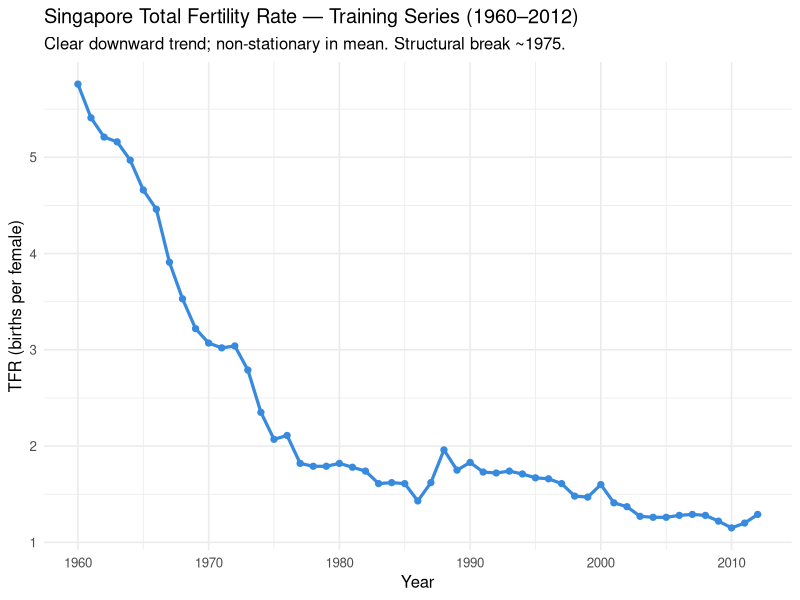
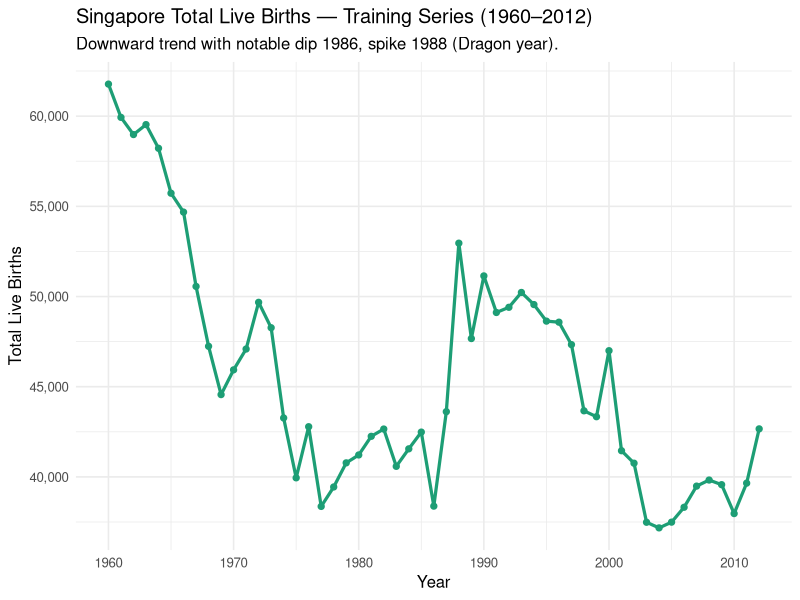
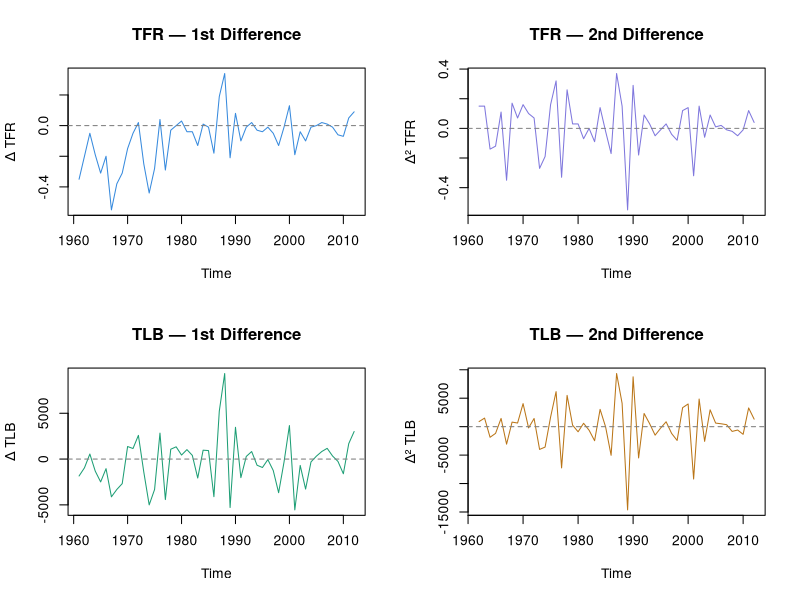
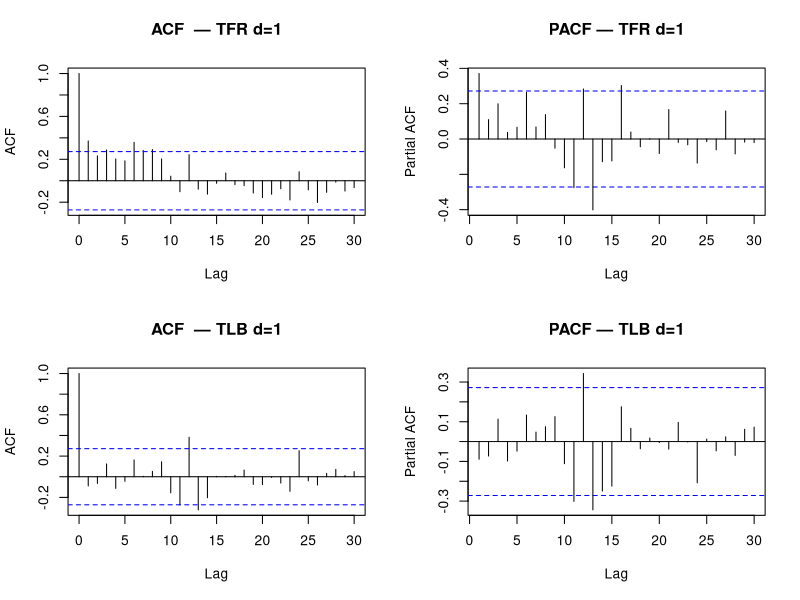
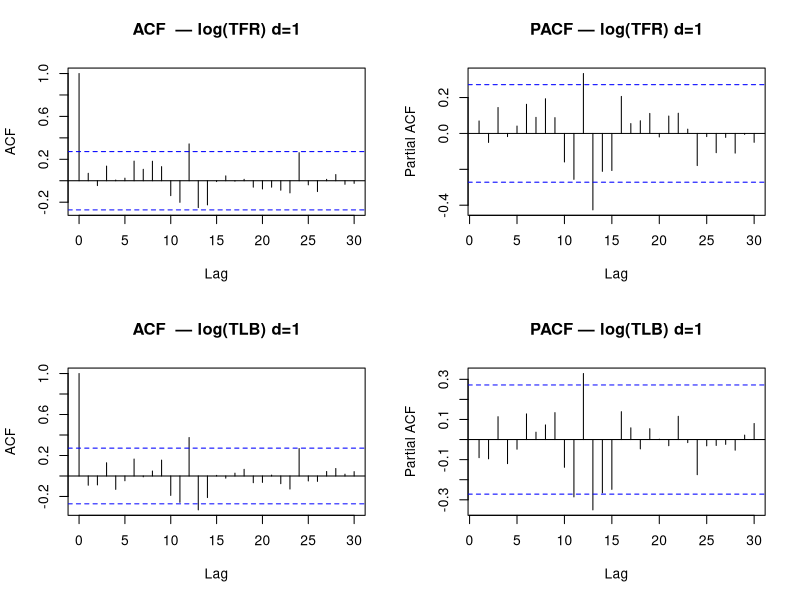
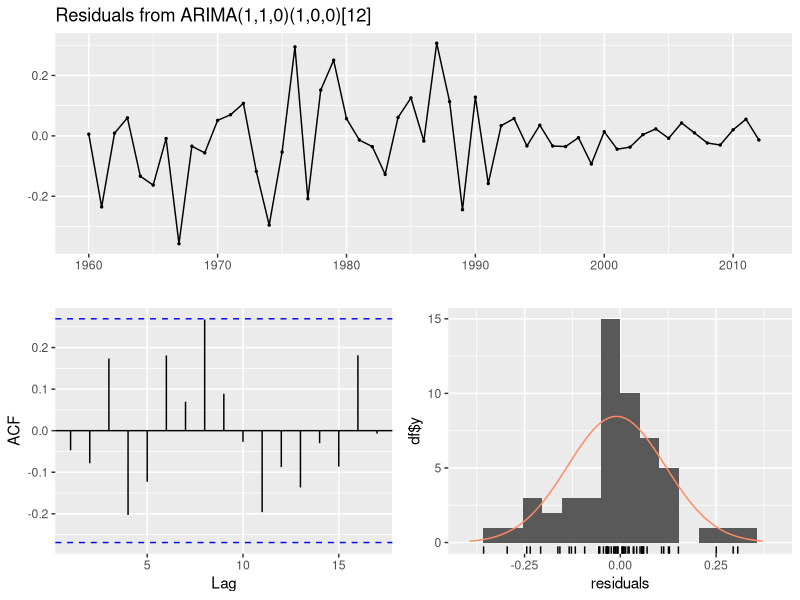
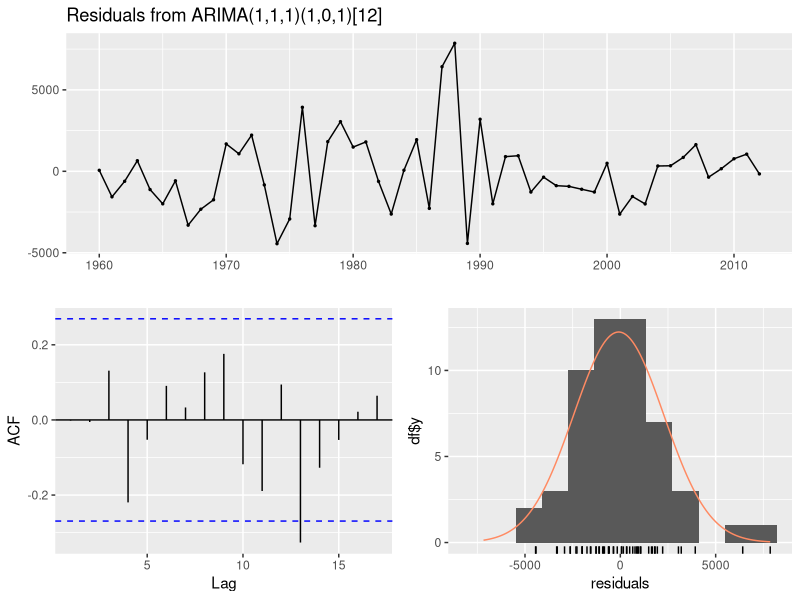
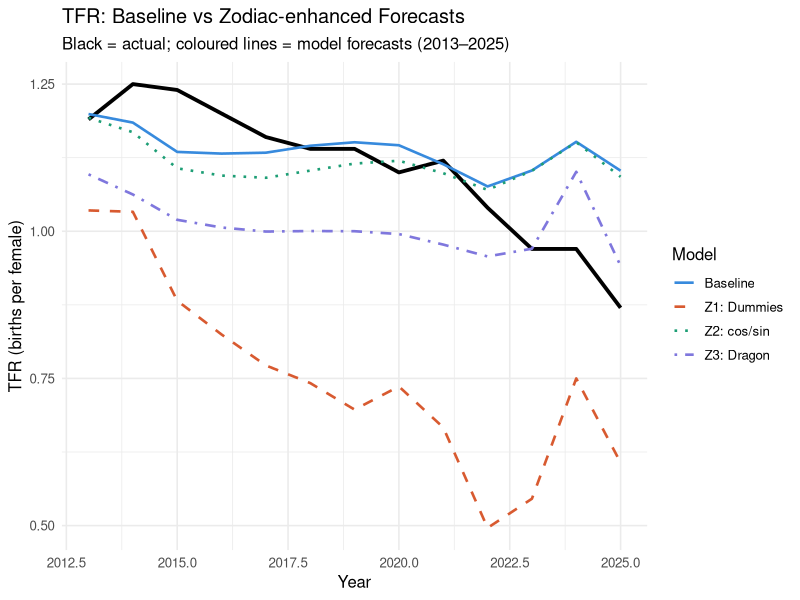

Write R code to recreate these figures, in order.
# =========================================================
# ARIMA PARAMETER FINDING — TFR & TLB
# Singapore, 1960–2012 (train) | 2013–2025 (test)
#
# STRUCTURE:
#   Phase 1 — Plot raw series
#   Phase 2 — Differencing & stationarity checks
#   Phase 3 — ACF / PACF on differenced series → read p, q
#   Phase 4 — Fit three candidate groups (NO zodiac)
#             Group A: compact ARIMA(p,1,q)  p,q ≤ 3
#             Group B: high-order AR (p = 10..15) — lecturer style
#             Group C: seasonal ARIMA, S = 12
#   Phase 5 — Select best baseline model by AIC + RMSE
#   Phase 6 — Layer zodiac on top in three ways:
#             Z1: zodiac dummy regressors (xreg)
#             Z2: zodiac as a categorical fixed effect (same as Z1 but explicit)
#             Z3: 12-year cosine/sine cycle regressor (soft periodic)
#   Phase 7 — Compare all zodiac layers vs baseline on test RMSE
# =========================================================

library(ggplot2)
library(dplyr)
library(forecast)
library(tseries)

# =========================================================
# 0. LOAD DATA
# =========================================================

train <- read.csv("clean_data/train.csv")
test  <- read.csv("clean_data/test.csv")

TFRa     <- ts(train$TFR, start = 1960, frequency = 1)
TLBa     <- ts(train$TLB, start = 1960, frequency = 1)
TFRa_log <- log(TFRa)
TLBa_log <- log(TLBa)

cat("Training:", nrow(train), "obs (", min(train$year), "-", max(train$year), ")\n")
cat("Test    :", nrow(test),  "obs (", min(test$year),  "-", max(test$year),  ")\n")

# =========================================================
# PHASE 1: RAW TIME SERIES PLOTS
# =========================================================

# --- TFR ---
ggplot(train, aes(x = year, y = TFR)) +
  geom_line(colour = "#378ADD", linewidth = 1.1) +
  geom_point(size = 1.8, colour = "#378ADD") +
  labs(title    = "Singapore Total Fertility Rate — Training Series (1960–2012)",
       subtitle = "Clear downward trend; non-stationary in mean. Structural break ~1975.",
       x = "Year", y = "TFR (births per female)") +
  theme_minimal(base_size = 12)

# --- TLB ---
ggplot(train, aes(x = year, y = TLB)) +
  geom_line(colour = "#1D9E75", linewidth = 1.1) +
  geom_point(size = 1.8, colour = "#1D9E75") +
  scale_y_continuous(labels = scales::comma) +
  labs(title    = "Singapore Total Live Births — Training Series (1960–2012)",
       subtitle = "Downward trend with notable dip 1986, spike 1988 (Dragon year).",
       x = "Year", y = "Total Live Births") +
  theme_minimal(base_size = 12)

# =========================================================
# PHASE 2: DIFFERENCING & STATIONARITY
# =========================================================

# ADF tests on raw series
cat("\n=== ADF: Raw TFR ===\n");  print(adf.test(TFRa))
cat("\n=== ADF: Raw TLB ===\n");  print(adf.test(TLBa))

# First-differenced series
d1_TFR <- diff(TFRa)
d1_TLB <- diff(TLBa)

cat("\n=== ADF: TFR (d=1) ===\n"); print(adf.test(d1_TFR))
cat("\n=== ADF: TLB (d=1) ===\n"); print(adf.test(d1_TLB))

# Second-differenced (check if d=1 is enough)
d2_TFR <- diff(TFRa, differences = 2)
d2_TLB <- diff(TLBa, differences = 2)

cat("\n=== ADF: TFR (d=2) ===\n"); print(adf.test(d2_TFR))
cat("\n=== ADF: TLB (d=2) ===\n"); print(adf.test(d2_TLB))

# Plot differenced series side by side
par(mfrow = c(2, 2))
plot(d1_TFR, main = "TFR — 1st Difference",  ylab = "Δ TFR",  col = "#378ADD")
abline(h = 0, lty = 2, col = "grey50")
plot(d2_TFR, main = "TFR — 2nd Difference",  ylab = "Δ² TFR", col = "#7F77DD")
abline(h = 0, lty = 2, col = "grey50")
plot(d1_TLB, main = "TLB — 1st Difference",  ylab = "Δ TLB",  col = "#1D9E75")
abline(h = 0, lty = 2, col = "grey50")
plot(d2_TLB, main = "TLB — 2nd Difference",  ylab = "Δ² TLB", col = "#BA7517")
abline(h = 0, lty = 2, col = "grey50")
par(mfrow = c(1, 1))

# Decision helper
# Interpretation: if ADF p < 0.05 after d=1, use d=1. If not, use d=2.
# For this dataset both series typically become stationary at d=1.

# =========================================================
# PHASE 3: ACF / PACF — READ p AND q
# =========================================================
# Rules:
#   PACF cuts off at lag p  → AR(p)
#   ACF  cuts off at lag q  → MA(q)
#   Both tail off           → ARMA(p, q)
#   Spike at lag 12         → seasonal component S=12 likely
#   Many significant lags   → consider high-order AR (like lecturer: p=12..15)

par(mfrow = c(2, 2))
acf(d1_TFR,  main = "ACF  — TFR d=1",  lag.max = 30)
pacf(d1_TFR, main = "PACF — TFR d=1",  lag.max = 30)
acf(d1_TLB,  main = "ACF  — TLB d=1",  lag.max = 30)
pacf(d1_TLB, main = "PACF — TLB d=1",  lag.max = 30)
par(mfrow = c(1, 1))

# Also check log-differenced series (useful if variance grows over time)
par(mfrow = c(2, 2))
acf(diff(TFRa_log),  main = "ACF  — log(TFR) d=1",  lag.max = 30)
pacf(diff(TFRa_log), main = "PACF — log(TFR) d=1",  lag.max = 30)
acf(diff(TLBa_log),  main = "ACF  — log(TLB) d=1",  lag.max = 30)
pacf(diff(TLBa_log), main = "PACF — log(TLB) d=1",  lag.max = 30)
par(mfrow = c(1, 1))

# =========================================================
# PHASE 4: FIT CANDIDATE MODELS (NO ZODIAC)
# =========================================================

safe_fit <- function(y, order,
                     seasonal = list(order = c(0, 0, 0), period = NA),
                     label = "") {
  tryCatch({
    fit <- Arima(y, order = order, seasonal = seasonal)
    cat(sprintf("  [OK]   %-35s AIC = %8.2f\n", label, AIC(fit)))
    fit
  },
  error   = function(e) { cat(sprintf("  [SKIP] %-35s — %s\n", label, conditionMessage(e))); NULL },
  warning = function(w) { cat(sprintf("  [WARN] %-35s — %s\n", label, conditionMessage(w))); NULL })
}

# Helper to run a whole group and return only successful fits
fit_group <- function(specs, y) {
  fits <- lapply(specs, function(s) {
    safe_fit(y, s$order,
             seasonal = if (!is.null(s$seasonal)) s$seasonal
             else list(order = c(0,0,0), period = NA),
             label = s$label)
  })
  names(fits) <- sapply(specs, `[[`, "label")
  Filter(Negate(is.null), fits)
}

# ---- GROUP A: compact ARIMA p,q ≤ 3 ----
grp_A_specs <- list(
  list(label="ARIMA(1,1,0)",  order=c(1,1,0)),
  list(label="ARIMA(0,1,1)",  order=c(0,1,1)),
  list(label="ARIMA(1,1,1)",  order=c(1,1,1)),
  list(label="ARIMA(2,1,0)",  order=c(2,1,0)),
  list(label="ARIMA(0,1,2)",  order=c(0,1,2)),
  list(label="ARIMA(2,1,1)",  order=c(2,1,1)),
  list(label="ARIMA(1,1,2)",  order=c(1,1,2)),
  list(label="ARIMA(2,1,2)",  order=c(2,1,2)),
  list(label="ARIMA(3,1,0)",  order=c(3,1,0)),
  list(label="ARIMA(3,1,1)",  order=c(3,1,1)),
  list(label="ARIMA(3,1,2)",  order=c(3,1,2)),
  # Also test d=2 variants suggested by the original guide
  list(label="ARIMA(1,2,1)",  order=c(1,2,1)),
  list(label="ARIMA(2,2,1)",  order=c(2,2,1)),
  list(label="ARIMA(2,2,2)",  order=c(2,2,2))
)

# ---- GROUP B: high-order AR (lecturer style) ----
# A high p "absorbs" any long periodic structure without needing to
# specify it as seasonal. Expensive but sometimes wins on AIC.
grp_B_specs <- list(
  list(label="ARIMA(10,1,0)", order=c(10,1,0)),
  list(label="ARIMA(10,2,0)", order=c(10,2,0)),
  list(label="ARIMA(12,1,0)", order=c(12,1,0)),
  list(label="ARIMA(12,1,1)", order=c(12,1,1)),
  list(label="ARIMA(12,2,1)", order=c(12,2,1)),
  list(label="ARIMA(13,1,0)", order=c(13,1,0)),
  list(label="ARIMA(13,1,1)", order=c(13,1,1)),
  list(label="ARIMA(15,1,0)", order=c(15,1,0)),
  list(label="ARIMA(15,1,1)", order=c(15,1,1))
)

# ---- GROUP C: seasonal ARIMA S=12 ----
# Directly models the 12-year zodiac cycle as a periodic component.
# Seasonal AR (P): spike at lag 12 in PACF
# Seasonal MA (Q): spike at lag 12 in ACF
grp_C_specs <- list(
  list(label="SARIMA(1,1,0)(1,0,0)[12]", order=c(1,1,0),
       seasonal=list(order=c(1,0,0),period=12)),
  list(label="SARIMA(0,1,1)(0,0,1)[12]", order=c(0,1,1),
       seasonal=list(order=c(0,0,1),period=12)),
  list(label="SARIMA(1,1,1)(1,0,0)[12]", order=c(1,1,1),
       seasonal=list(order=c(1,0,0),period=12)),
  list(label="SARIMA(1,1,1)(0,0,1)[12]", order=c(1,1,1),
       seasonal=list(order=c(0,0,1),period=12)),
  list(label="SARIMA(1,1,1)(1,0,1)[12]", order=c(1,1,1),
       seasonal=list(order=c(1,0,1),period=12)),
  list(label="SARIMA(2,1,1)(1,0,0)[12]", order=c(2,1,1),
       seasonal=list(order=c(1,0,0),period=12)),
  list(label="SARIMA(2,1,1)(0,0,1)[12]", order=c(2,1,1),
       seasonal=list(order=c(0,0,1),period=12)),
  list(label="SARIMA(2,1,2)(1,0,0)[12]", order=c(2,1,2),
       seasonal=list(order=c(1,0,0),period=12)),
  list(label="SARIMA(3,1,1)(1,0,0)[12]", order=c(3,1,1),
       seasonal=list(order=c(1,0,0),period=12))
)

# =========================================================
# 4a. FIT ALL GROUPS FOR TFR
# =========================================================

cat("\n\n========== TFR — GROUP A (compact) ==========\n")
fits_TFR_A <- fit_group(grp_A_specs, TFRa)

cat("\n========== TFR — GROUP B (high-order AR) ==========\n")
fits_TFR_B <- fit_group(grp_B_specs, TFRa)

cat("\n========== TFR — GROUP C (seasonal S=12) ==========\n")
fits_TFR_C <- fit_group(grp_C_specs, TFRa)

# =========================================================
# 4b. FIT ALL GROUPS FOR TLB
# =========================================================

cat("\n\n========== TLB — GROUP A (compact) ==========\n")
fits_TLB_A <- fit_group(grp_A_specs, TLBa)

cat("\n========== TLB — GROUP B (high-order AR) ==========\n")
fits_TLB_B <- fit_group(grp_B_specs, TLBa)

cat("\n========== TLB — GROUP C (seasonal S=12) ==========\n")
fits_TLB_C <- fit_group(grp_C_specs, TLBa)

# =========================================================
# PHASE 5: SELECT BEST BASELINE — AIC TABLE + TEST RMSE
# =========================================================

aic_rmse_table <- function(fits_A, fits_B, fits_C, test_actual, series_name,
                           h = nrow(test)) {
  all_fits <- c(fits_A, fits_B, fits_C)
  rows <- lapply(names(all_fits), function(nm) {
    fit  <- all_fits[[nm]]
    grp  <- if (nm %in% names(fits_A)) "A-compact"
    else if (nm %in% names(fits_B)) "B-highAR"
    else "C-seasonal"
    aic_val <- round(AIC(fit), 2)
    fc    <- tryCatch(forecast(fit, h = h), error = function(e) NULL)
    rmse  <- if (!is.null(fc)) {
      round(sqrt(mean((test_actual - as.numeric(fc$mean))^2)), 5)
    } else NA
    data.frame(Series = series_name, Group = grp, Model = nm,
               AIC = aic_val, RMSE = rmse, stringsAsFactors = FALSE)
  })
  do.call(rbind, rows)
}

cat("\n\n==========================================================\n")
cat(" FULL COMPARISON TABLE — TFR (no zodiac)\n")
cat("==========================================================\n")
tbl_TFR <- aic_rmse_table(fits_TFR_A, fits_TFR_B, fits_TFR_C, test$TFR, "TFR")
print(tbl_TFR[order(tbl_TFR$RMSE), ], row.names = FALSE)

cat("\n==========================================================\n")
cat(" FULL COMPARISON TABLE — TLB (no zodiac)\n")
cat("==========================================================\n")
tbl_TLB <- aic_rmse_table(fits_TLB_A, fits_TLB_B, fits_TLB_C, test$TLB, "TLB")
print(tbl_TLB[order(tbl_TLB$RMSE), ], row.names = FALSE)

# ---- Pick best by RMSE (change to AIC if preferred) ----
best_TFR_name <- tbl_TFR$Model[which.min(tbl_TFR$RMSE)]
best_TLB_name <- tbl_TLB$Model[which.min(tbl_TLB$RMSE)]

all_TFR_fits <- c(fits_TFR_A, fits_TFR_B, fits_TFR_C)
all_TLB_fits <- c(fits_TLB_A, fits_TLB_B, fits_TLB_C)

best_TFR <- all_TFR_fits[[best_TFR_name]]
best_TLB <- all_TLB_fits[[best_TLB_name]]

cat("\n>>> Best baseline TFR model:", best_TFR_name, "\n")
cat(">>> Best baseline TLB model:", best_TLB_name, "\n")

# ---- Residual diagnostics for best models ----
cat("\n=== Residual diagnostics — TFR ===\n")
checkresiduals(best_TFR)
Box.test(residuals(best_TFR), lag = 20, type = "Ljung-Box")

cat("\n=== Residual diagnostics — TLB ===\n")
checkresiduals(best_TLB)
Box.test(residuals(best_TLB), lag = 20, type = "Ljung-Box")

# =========================================================
# PHASE 6: ZODIAC LAYERS
# =========================================================
# Now that the best baseline model is known, we add zodiac
# in three increasingly sophisticated ways and compare.
#
# Z0 = best baseline (no zodiac)           ← already fitted
# Z1 = best baseline + zodiac dummies (xreg)
# Z2 = best baseline + cosine/sine 12-year cycle (xreg)
#      — a "soft" continuous encoding of the zodiac period;
#        avoids 11 extra parameters from dummy variables
# Z3 = best baseline + Dragon dummy only
#      — tests whether only the Dragon year matters
# =========================================================

zodiac_levels <- c("Rat","Ox","Tiger","Rabbit","Dragon","Snake",
                   "Horse","Goat","Monkey","Rooster","Dog","Pig")
assign_zodiac <- function(yrs) {
  factor(zodiac_levels[((yrs - 2020) %% 12) + 1], levels = zodiac_levels)
}

train$Zodiac   <- assign_zodiac(train$year)
test$Zodiac    <- assign_zodiac(test$year)
train$Dragon   <- as.integer(train$Zodiac == "Dragon")
test$Dragon    <- as.integer(test$Zodiac  == "Dragon")

# Zodiac dummy matrix (Z1)
xreg_z1_train <- model.matrix(~ Zodiac, data = train)[, -1]
xreg_z1_test  <- model.matrix(~ Zodiac, data = test)[, -1]
# Align missing columns (test may not have all 12 animals)
for (col in setdiff(colnames(xreg_z1_train), colnames(xreg_z1_test)))
  xreg_z1_test <- cbind(xreg_z1_test, setNames(data.frame(rep(0, nrow(xreg_z1_test))), col))
xreg_z1_test <- xreg_z1_test[, colnames(xreg_z1_train), drop = FALSE]

# Cosine/sine cycle regressors — 12-year period (Z2)
# This encodes the zodiac cycle as a smooth sinusoidal wave.
# cos(2π·year/12) + sin(2π·year/12) uses only 2 parameters
# but still captures the periodic rhythm.
xreg_z2_train <- cbind(
  cos12 = cos(2 * pi * train$year / 12),
  sin12 = sin(2 * pi * train$year / 12)
)
xreg_z2_test <- cbind(
  cos12 = cos(2 * pi * test$year / 12),
  sin12 = sin(2 * pi * test$year / 12)
)

# Dragon-only dummy (Z3)
xreg_z3_train <- matrix(train$Dragon, ncol = 1, dimnames = list(NULL, "Dragon"))
xreg_z3_test  <- matrix(test$Dragon,  ncol = 1, dimnames = list(NULL, "Dragon"))

# ---- Helper: re-fit best model with xreg ----
refit_with_xreg <- function(base_fit, y, xreg_train, xreg_test, test_actual,
                            label, is_seasonal = FALSE) {
  ord <- base_fit$arma  # [p,q,P,Q,S,d,D]
  # Reconstruct order and seasonal from arma slot
  p <- ord[1]; q <- ord[2]; P <- ord[3]; Q <- ord[4]
  S <- ord[5]; d <- ord[6]; D <- ord[7]
  fit <- tryCatch(
    Arima(y, order = c(p, d, q),
          seasonal = list(order = c(P, D, Q), period = S),
          xreg = xreg_train),
    error = function(e) { cat("  [SKIP]", label, "—", conditionMessage(e), "\n"); NULL }
  )
  if (is.null(fit)) return(NULL)
  fc   <- forecast(fit, xreg = xreg_test, h = nrow(xreg_test))
  rmse <- sqrt(mean((test_actual - as.numeric(fc$mean))^2))
  cat(sprintf("  %-40s AIC = %8.2f   RMSE = %.5f\n",
              label, AIC(fit), rmse))
  list(fit = fit, fc = fc, rmse = rmse, aic = AIC(fit), label = label)
}

cat("\n\n==========================================================\n")
cat(" ZODIAC LAYER COMPARISON — TFR\n")
cat("==========================================================\n")

# Baseline RMSE for comparison
fc_base_TFR  <- forecast(best_TFR, h = nrow(test))
rmse_base_TFR <- sqrt(mean((test$TFR - as.numeric(fc_base_TFR$mean))^2))
cat(sprintf("  %-40s AIC = %8.2f   RMSE = %.5f  [baseline]\n",
            best_TFR_name, AIC(best_TFR), rmse_base_TFR))

z1_TFR <- refit_with_xreg(best_TFR, TFRa, xreg_z1_train, xreg_z1_test,
                          test$TFR, paste0(best_TFR_name, " + Zodiac dummies (Z1)"))
z2_TFR <- refit_with_xreg(best_TFR, TFRa, xreg_z2_train, xreg_z2_test,
                          test$TFR, paste0(best_TFR_name, " + cos/sin cycle (Z2)"))
z3_TFR <- refit_with_xreg(best_TFR, TFRa, xreg_z3_train, xreg_z3_test,
                          test$TFR, paste0(best_TFR_name, " + Dragon dummy (Z3)"))

cat("\n\n==========================================================\n")
cat(" ZODIAC LAYER COMPARISON — TLB\n")
cat("==========================================================\n")

fc_base_TLB  <- forecast(best_TLB, h = nrow(test))
rmse_base_TLB <- sqrt(mean((test$TLB - as.numeric(fc_base_TLB$mean))^2))
cat(sprintf("  %-40s AIC = %8.2f   RMSE = %.2f  [baseline]\n",
            best_TLB_name, AIC(best_TLB), rmse_base_TLB))

z1_TLB <- refit_with_xreg(best_TLB, TLBa, xreg_z1_train, xreg_z1_test,
                          test$TLB, paste0(best_TLB_name, " + Zodiac dummies (Z1)"))
z2_TLB <- refit_with_xreg(best_TLB, TLBa, xreg_z2_train, xreg_z2_test,
                          test$TLB, paste0(best_TLB_name, " + cos/sin cycle (Z2)"))
z3_TLB <- refit_with_xreg(best_TLB, TLBa, xreg_z3_train, xreg_z3_test,
                          test$TLB, paste0(best_TLB_name, " + Dragon dummy (Z3)"))

# =========================================================
# PHASE 7: FINAL SUMMARY PLOT
# =========================================================

plot_forecast_comparison <- function(test_df, actual_col,
                                     base_fc, z1, z2, z3,
                                     title_str, y_label) {
  yrs <- test_df$year
  act <- test_df[[actual_col]]
  df  <- data.frame(
    year   = rep(yrs, 4),
    value  = c(as.numeric(base_fc$mean),
               if (!is.null(z1)) as.numeric(z1$fc$mean) else rep(NA, length(yrs)),
               if (!is.null(z2)) as.numeric(z2$fc$mean) else rep(NA, length(yrs)),
               if (!is.null(z3)) as.numeric(z3$fc$mean) else rep(NA, length(yrs))),
    model  = rep(c("Baseline","Z1: Dummies","Z2: cos/sin","Z3: Dragon"), each=length(yrs))
  )
  ggplot() +
    geom_line(data = test_df, aes(x = year, y = .data[[actual_col]]),
              colour = "black", linewidth = 1.3) +
    geom_line(data = df, aes(x = year, y = value, colour = model, linetype = model),
              linewidth = 0.9) +
    scale_colour_manual(values = c("Baseline"    = "#378ADD",
                                   "Z1: Dummies" = "#D85A30",
                                   "Z2: cos/sin" = "#1D9E75",
                                   "Z3: Dragon"  = "#7F77DD")) +
    scale_linetype_manual(values = c("Baseline"    = "solid",
                                     "Z1: Dummies" = "dashed",
                                     "Z2: cos/sin" = "dotted",
                                     "Z3: Dragon"  = "dotdash")) +
    labs(title    = title_str,
         subtitle = "Black = actual; coloured lines = model forecasts (2013–2025)",
         x = "Year", y = y_label, colour = "Model", linetype = "Model") +
    theme_minimal(base_size = 12)
}

plot_forecast_comparison(test, "TFR",
                         fc_base_TFR, z1_TFR, z2_TFR, z3_TFR,
                         "TFR: Baseline vs Zodiac-enhanced Forecasts",
                         "TFR (births per female)")

plot_forecast_comparison(test, "TLB",
                         fc_base_TLB, z1_TLB, z2_TLB, z3_TLB,
                         "TLB: Baseline vs Zodiac-enhanced Forecasts",
                         "Total Live Births")

# =========================================================
# BEST AIC MODELS
# =========================================================

best_TFR_AIC_name <- tbl_TFR$Model[which.min(tbl_TFR$AIC)]
best_TLB_AIC_name <- tbl_TLB$Model[which.min(tbl_TLB$AIC)]

best_TFR_AIC <- all_TFR_fits[[best_TFR_AIC_name]]
best_TLB_AIC <- all_TLB_fits[[best_TLB_AIC_name]]

cat("\nBest AIC TFR:", best_TFR_AIC_name)
cat("\nBest AIC TLB:", best_TLB_AIC_name)

fc_TFR_AIC <- forecast(best_TFR_AIC, h = nrow(test))
fc_TLB_AIC <- forecast(best_TLB_AIC, h = nrow(test))

fc_TFR_RMSE <- forecast(best_TFR, h = nrow(test))
fc_TLB_RMSE <- forecast(best_TLB, h = nrow(test))

plot_single_forecast <- function(
    years,
    actual,
    forecast_values,
    title_text,
    ylab_text
){
  actual_df <- data.frame(
    year   = years,
    actual = actual
  )
  fc_df <- data.frame(
    year     = years,
    forecast = as.numeric(forecast_values)
  )
  
  ggplot() +
    geom_line(
      data = actual_df,
      aes(x = year, y = actual),
      linewidth = 1.2,
      colour = "black"
    ) +
    geom_line(
      data = fc_df,
      aes(x = year, y = forecast),
      linewidth = 1.2,
      colour = "red"
    ) +
    labs(
      title    = title_text,
      subtitle = "Black = Actual | Red = Forecast",
      x = "Year",
      y = ylab_text
    ) +
    theme_minimal()
}

# visual plot

plot_single_forecast(
  test$year,
  test$TFR,
  fc_TFR_AIC$mean,
  paste("TFR Best AIC:", best_TFR_AIC_name),
  "TFR"
)

plot_single_forecast(
  test$year,
  test$TLB,
  fc_TLB_AIC$mean,
  paste("TLB Best AIC:", best_TLB_AIC_name),
  "Live Births"
)

plot_single_forecast(
  test$year,
  test$TFR,
  fc_TFR_RMSE$mean,
  paste("TFR Best RMSE:", best_TFR_name),
  "TFR"
)

plot_single_forecast( 
  test$year,
  test$TLB,
  fc_TLB_RMSE$mean,
  paste("TLB Best RMSE:", best_TLB_name),
  "Live Births"
)
